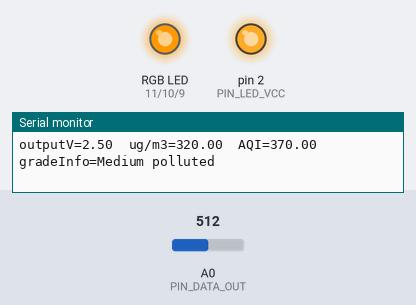
A sketch run on a simulated Arduino Uno, built with avr-gcc and run on an emulated ATmega328P. Parts: an RGB LED mixed from three pins (HIGH = lit), output pins drawn as LEDs (lit = HIGH), the last lines printed to the serial monitor. The inputs (shaded band) are chosen by the test bench; at power-on: A0 (PIN_DATA_OUT) = 512.

Above: at 1.8 s.
1.9 s: A0 (PIN_DATA_OUT) set to 610
At 3.2 s:
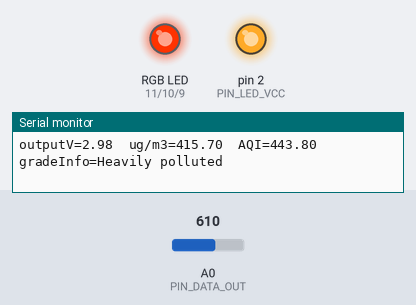
3.5 s: A0 (PIN_DATA_OUT) set to 716
At 4.6 s:
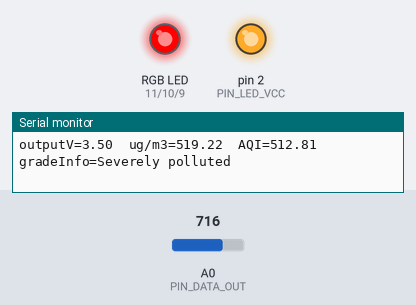
5.5 s: A0 (PIN_DATA_OUT) set to 340
At 7.0 s:
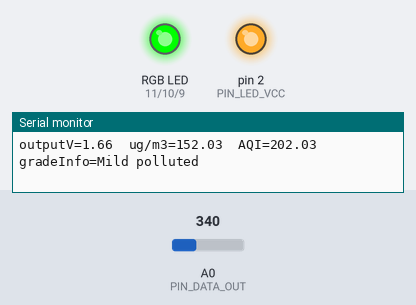
7.5 s: A0 (PIN_DATA_OUT) set to 306
At 9.3 s:
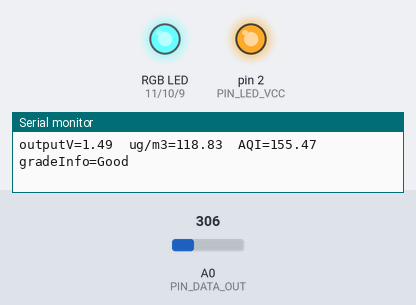
9.6 s: A0 (PIN_DATA_OUT) set to 190
At 10.5 s:
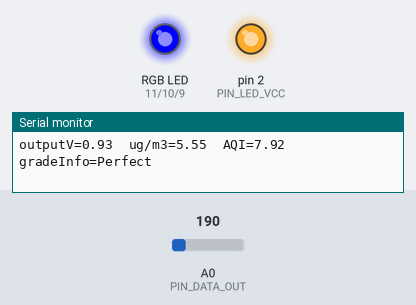
11.6 s: A0 (PIN_DATA_OUT) set to 511
At 12.8 s:
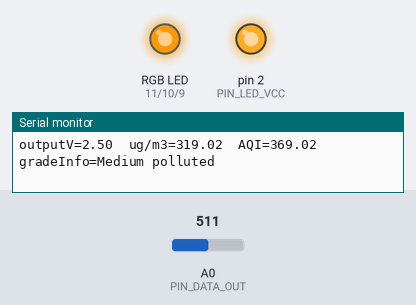
Timing chart, 0 to 14.6 s (numbered marks = the images above; inputs shaded):
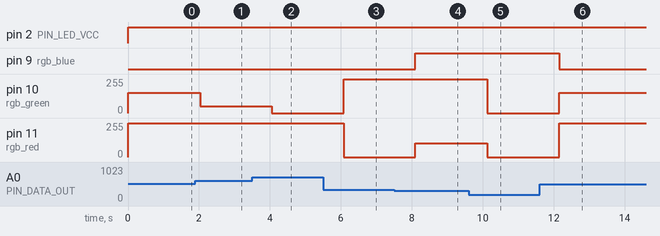

The sketch:

mise.ino
```cpp
 #define PIN_DATA_OUT A0      //GP2센서 아날로그 A0출력의 IO포트를 연결합니다.
 #define PIN_LED_VCC 2
 const int DELAY_BEFORE_SAMPLING = 280;
 const int DELAY_AFTER_SAMPLING = 40;
 const int DELAY_LED_OFF = 9680;                // 인터벌
 int rgb_red = 11;     // rgb 핀 빨간색 핀
 int rgb_green = 10;  // rgb핀 녹색 핀
 int rgb_blue = 9;    // rgb핀 파란색 핀

void setup() {
  Serial.begin(115200);
  pinMode(PIN_DATA_OUT, INPUT); //Defined as input (ADC reads 1analog)
  pinMode(PIN_LED_VCC, OUTPUT); //Defined as output

  pinMode(rgb_red, OUTPUT);     // 3색 LED 모듈 출력으로 설정, 붉은색
  pinMode(rgb_green, OUTPUT);   // 녹색
  pinMode(rgb_blue, OUTPUT);    // 파란색
}

void loop() {
  double outputV = getOutputV();                // 출력 전압
  double ugm3 = getDustDensity(outputV);       // 먼지 농도 계산
  double aqi = getAQI(ugm3);                    // 미세먼지 농도
  String gradeInfo = getGradeInfo(aqi);           // 단계를 표현
  // 시리얼 포트 출력
  Serial.println(String("outputV=") + outputV + "\tug/m3=" + ugm3 + "\tAQI=" + aqi + "\tgradeInfo=" + gradeInfo);
  // 딜레이
  delay(1000);
}

double getOutputV() {
  digitalWrite(PIN_LED_VCC, LOW);
  delayMicroseconds(DELAY_BEFORE_SAMPLING);
  double analogOutput = analogRead(PIN_DATA_OUT);
  delayMicroseconds(DELAY_AFTER_SAMPLING);
  digitalWrite(PIN_LED_VCC, HIGH);
  delayMicroseconds(DELAY_LED_OFF);
  double outputV = analogOutput / 1024 * 5;
  return outputV;
}

/**
   출력 전압을 기준으로 먼지 밀도를 계산함.
*/
double getDustDensity(double outputV) {
  // 출력 전압민 먼지 밀도 변환 공식 : ug / m3 = (V - 0.9) / 5 * 1000
  double ugm3 = (outputV - 0.9) / 5 * 1000;
  // 감지되지 않은 범위값은 제거한다.
  if (ugm3 < 0) {
    ugm3 = 0;
  }
  return ugm3;
}

/**
   먼지 밀도를 기준으로 미세먼지농도 계산
 */
double getAQI(double ugm3) {
  double aqiL = 0;
  double aqiH = 0;
  double bpL = 0;
  double bpH = 0;
  double aqi = 0;

  if (ugm3 >= 0 && ugm3 <= 35) {
    aqiL = 0;    aqiH = 50;    bpL = 0;    bpH = 35;
  } else if (ugm3 > 35 && ugm3 <= 75) {
    aqiL = 50;    aqiH = 100;    bpL = 35;    bpH = 75;
  } else if (ugm3 > 75 && ugm3 <= 115) {
    aqiL = 100;    aqiH = 150;    bpL = 75;    bpH = 115;
  } else if (ugm3 > 115 && ugm3 <= 150) {
    aqiL = 150;    aqiH = 200;    bpL = 115;    bpH = 150;
  } else if (ugm3 > 150 && ugm3 <= 250) {
    aqiL = 200;    aqiH = 300;    bpL = 150;    bpH = 250;
  } else if (ugm3 > 250 && ugm3 <= 350) {
    aqiL = 300;    aqiH = 400;    bpL = 250;    bpH = 350;
  } else if (ugm3 > 350) {
    aqiL = 400;    aqiH = 500;    bpL = 350;    bpH = 500;
  }
  aqi = (aqiH - aqiL) / (bpH - bpL) * (ugm3 - bpL) + aqiL;    /*aqi 구하는 공식*/
  return aqi;
}

/**
   농도 범위에 따라서 LED의 출력이 달라지게 한다.
   아두이노 결과 출력값에 정보값도 달라짐.
*/
String getGradeInfo(double aqi) {    /*현재는 미세 먼지 농도 값을 임의로 주면*/
                                     /* 변화가 눈에 잘 보이도록 범위를 넓게 지정*/
  String gradeInfo; /*아래 주석값은 비교적 실시간 농도를 나타내기에 적합할 것이다. */
  if (aqi >= 0 && aqi <= 100) {        /* 파란색  0 - 100 */
     gradeInfo = String("Perfect");
     analogWrite(rgb_red, 0); analogWrite(rgb_green, 0); analogWrite(rgb_blue, 255);
  } else if (aqi > 100 && aqi <= 200) { /* 하늘색  100 - 200 */
     gradeInfo = String("Good");
     analogWrite(rgb_red, 102); analogWrite(rgb_green, 255); analogWrite(rgb_blue, 255);
  } else if (aqi > 200 && aqi <= 300) { /* 초록색 200 - 300 */
     gradeInfo = String("Mild polluted");
     analogWrite(rgb_red, 0); analogWrite(rgb_green, 255); analogWrite(rgb_blue, 0);
  } else if (aqi > 300 && aqi <= 400) { /* 주황색  300 - 400 */
     gradeInfo = String("Medium polluted");
     analogWrite(rgb_red, 255); analogWrite(rgb_green, 153); analogWrite(rgb_blue, 00);
  } else if (aqi > 400 && aqi <= 500) { /* 다홍색 400 - 500 */
     gradeInfo = String("Heavily polluted");
     analogWrite(rgb_red, 255); analogWrite(rgb_green, 51); analogWrite(rgb_blue, 0);
  } else if (aqi > 500 && aqi <= 600) {  /* 빨간색 500 - 600 */
     gradeInfo = String("Severely polluted");
     analogWrite(rgb_red, 255); analogWrite(rgb_green, 0); analogWrite(rgb_blue, 0);
  } else {
    gradeInfo = String("Broken roof!!!");
  }
  return gradeInfo;
}
```

Measured:
- after the input at 1.9 s, pin 10 (rgb_green): 153/255 → 51/255 after 0.13 s
- after the input at 3.5 s, pin 10 (rgb_green): 51/255 → 0/255 after 0.56 s
- after the input at 5.5 s, pin 10 (rgb_green): 0/255 → 255/255 after 0.58 s; pin 11 (rgb_red): 255/255 → 0/255 after 0.58 s
- after the input at 7.5 s, pin 9 (rgb_blue): LOW → HIGH after 0.60 s; pin 11 (rgb_red): 0/255 → 102/255 after 0.60 s
- after the input at 9.6 s, pin 10 (rgb_green): 255/255 → 0/255 after 0.53 s; pin 11 (rgb_red): 102/255 → 0/255 after 0.53 s
- after the input at 11.6 s, pin 9 (rgb_blue): HIGH → LOW after 0.55 s; pin 10 (rgb_green): 0/255 → 153/255 after 0.55 s; pin 11 (rgb_red): 0/255 → 255/255 after 0.55 s
